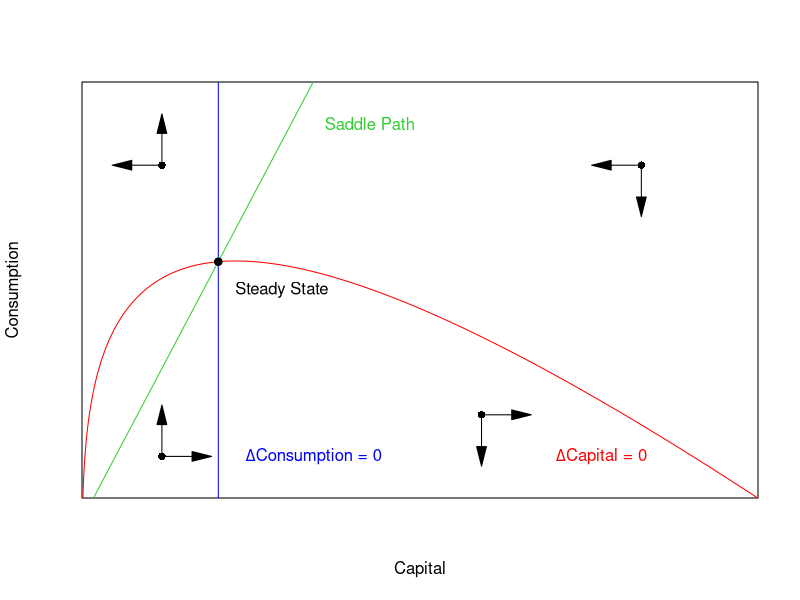
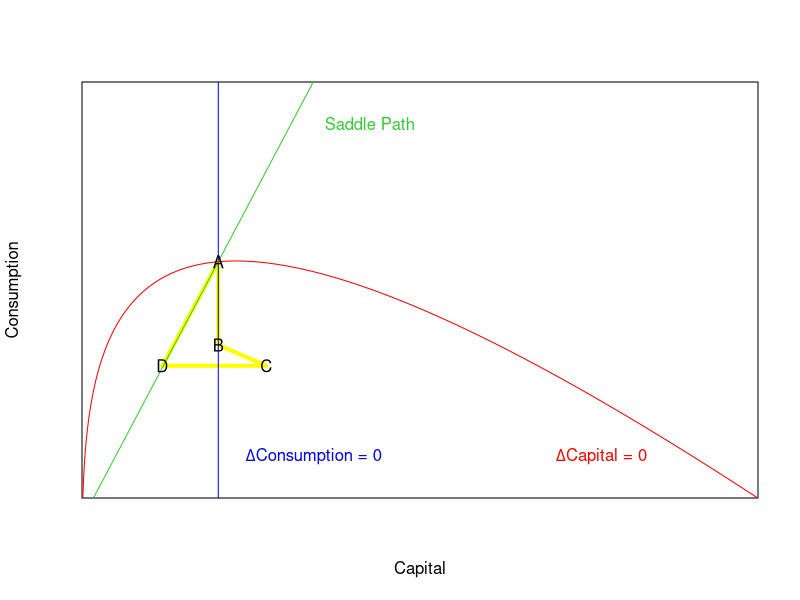

The R source for these figures, in order:
## ---- chunk 1
knitr::opts_chunk$set(echo = TRUE)
## ---- chunk 2
library(shape)

delta <- 0.01
alpha <- 1/3
sigma <- 1
beta <- .99^(1/12)
d <- 1

k_ss <- ((1/beta-1+delta)/alpha)^(1/(alpha-1))
c_ss <- k_ss^alpha - d - delta*k_ss

k_grid <- seq(from = 0, to = 846, by = 1)
lom_nochange <- k_grid^alpha - delta*k_grid - d

sp_slope <- 1/55

plot(1, type = "n", xlim=c(min(k_grid), max(k_grid)), ylim=c(0, 5), ylab="Consumption", xlab = "Capital", xaxs="i", yaxs="i", axes = FALSE)

box()

x <- c(100, 100, 700, 500)
y <- c(.5, 4, 4, 1)

points(x, y, pch=16)

Arrows(x0 = x, 
       y0 = y,
       x1 = x + 50*c(1, -1, -1, 1),
       y1 = y,
       arr.type = "triangle")

Arrows(x0 = x,
       y0 = y,
       x1 = x,
       y1 = y+ .5*c(1, 1, -1, -1),
       arr.type = "triangle")


abline(v=k_ss, col = "blue")
abline(a = c_ss - k_ss*sp_slope, b = sp_slope, col = "limegreen")
lines(x = k_grid, y = lom_nochange, col = "red")
points(y=c_ss, x=k_ss, pch=19, col="black")

text(expression(paste(Delta, Consumption," = 0")), x = 290, y=.5, col = "blue")
text(expression(paste(Delta, Capital," = 0")), x = 650, y=.5, col = "red")
text("Steady State", x = 250, y=2.5, col = "black")
text("Saddle Path", x = 360, y=4.5, col = "limegreen")

## ---- chunk 3
library(shape)

delta <- 0.01
alpha <- 1/3
sigma <- 1
beta <- .99^(1/12)
d <- 1

k_ss <- ((1/beta-1+delta)/alpha)^(1/(alpha-1))
c_ss <- k_ss^alpha - d - delta*k_ss

k_grid <- seq(from = 0, to = 846, by = 1)
lom_nochange <- k_grid^alpha - delta*k_grid - d

sp_slope <- 1/55

plot(1, type = "n", xlim=c(min(k_grid), max(k_grid)), ylim=c(0, 5), ylab="Consumption", xlab = "Capital", xaxs="i", yaxs="i", axes = FALSE)

box()

lines(x = c(k_ss, k_ss, k_ss+60, k_ss-70, k_ss),
      y = c(c_ss, c_ss-1, c_ss-1.25, c_ss-1.25, c_ss),
      lwd=4,
      col="yellow")

abline(v=k_ss, col = "blue")
abline(a = c_ss - k_ss*sp_slope, b = sp_slope, col = "limegreen")
lines(x = k_grid, y = lom_nochange, col = "red")

text(expression(paste(Delta, Consumption," = 0")), x = 290, y=.5, col = "blue")
text(expression(paste(Delta, Capital," = 0")), x = 650, y=.5, col = "red")
text("Saddle Path", x = 360, y=4.5, col = "limegreen")

text("A", x = k_ss, y=c_ss, col = "black")
text("B", x = k_ss, y=c_ss-1, col = "black")
text("C", x = k_ss+60, y=c_ss-1.25, col = "black")
text("D", x = k_ss-70, y=c_ss-1.25, col = "black")
## ---- chunk 4

